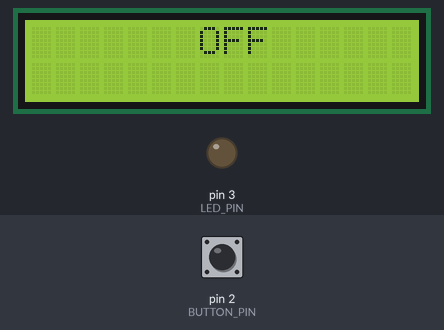
A sketch run on a simulated Arduino Uno, built with avr-gcc and run on an emulated ATmega328P. Parts: 16×2 character LCD, output pins drawn as LEDs (lit = HIGH). The test bench sets the inputs (shaded band); at power-on: pin 2 (BUTTON_PIN) HIGH.

Above: at 1.2 s.
1.3 s: pin 2 (BUTTON_PIN) pulled LOW for 0.15 s
At 1.8 s:
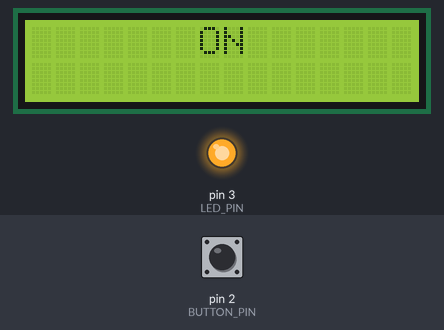
2.9 s: pin 2 (BUTTON_PIN) pulled LOW for 1 s
At 4.2 s:
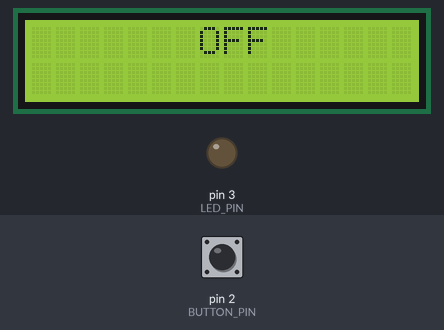
5.4 s: pin 2 (BUTTON_PIN) pulled LOW for 3.2 s
At 6.0 s:
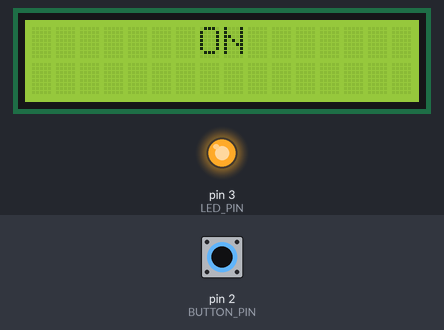
Timing chart, 0 to 8.4 s (numbered marks = the images above; inputs shaded):
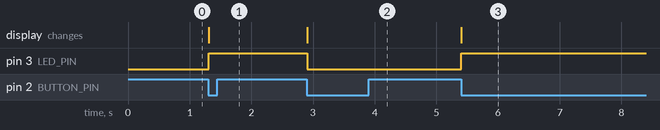

The sketch:

test.ino
```cpp
#include <LiquidCrystal_I2C.h>

#include "LiquidCrystal_I2C.h"
#include "Wire.h"

#define BUTTON_PIN 2
#define LED_PIN 3
#define DEBOUNCE_DURATION 10


const int i2c_addr = 0x27;
LiquidCrystal_I2C lcd(i2c_addr, 16, 2);
byte last_button_state,current_button_state;
boolean led_state = LOW;


void init_lcd(){
      lcd.begin();
      lcd.clear();
      lcd.backlight();
}

void print_button_state(boolean state){
    lcd.setCursor(7, 0);
    if(state){
      lcd.print("ON");
    }else{
      lcd.print("OFF");
    }
}

void setup() {
    init_lcd();
    pinMode(BUTTON_PIN, INPUT_PULLUP);
    pinMode(LED_PIN, OUTPUT);
    Serial.begin(9600);
    current_button_state = digitalRead(BUTTON_PIN);//this variable represents the current value of DIGITAL PIN 2, which HIGH by default, thanks to the INPUT_PULLUP configuration
}

void loop() {
    last_button_state = current_button_state; //saving the last state of PIN2 in each iteration
    current_button_state = digitalRead(BUTTON_PIN);
    if(last_button_state == 1 && current_button_state == 0){//if the button was pressed turn the led on/off
        led_state = !led_state;
        lcd.clear();
    }

    print_button_state(led_state);
    digitalWrite(LED_PIN, led_state);

    delay(1);
}
```

Measured:
- after the input at 1.3 s, pin 3 (LED_PIN): LOW → HIGH at once; the display: changes at once (image 1)
- after the input at 2.9 s, pin 3 (LED_PIN): HIGH → LOW at once; the display: changes at once (image 2)
- after the input at 5.4 s, pin 3 (LED_PIN): LOW → HIGH at once; the display: changes at once (image 3)
